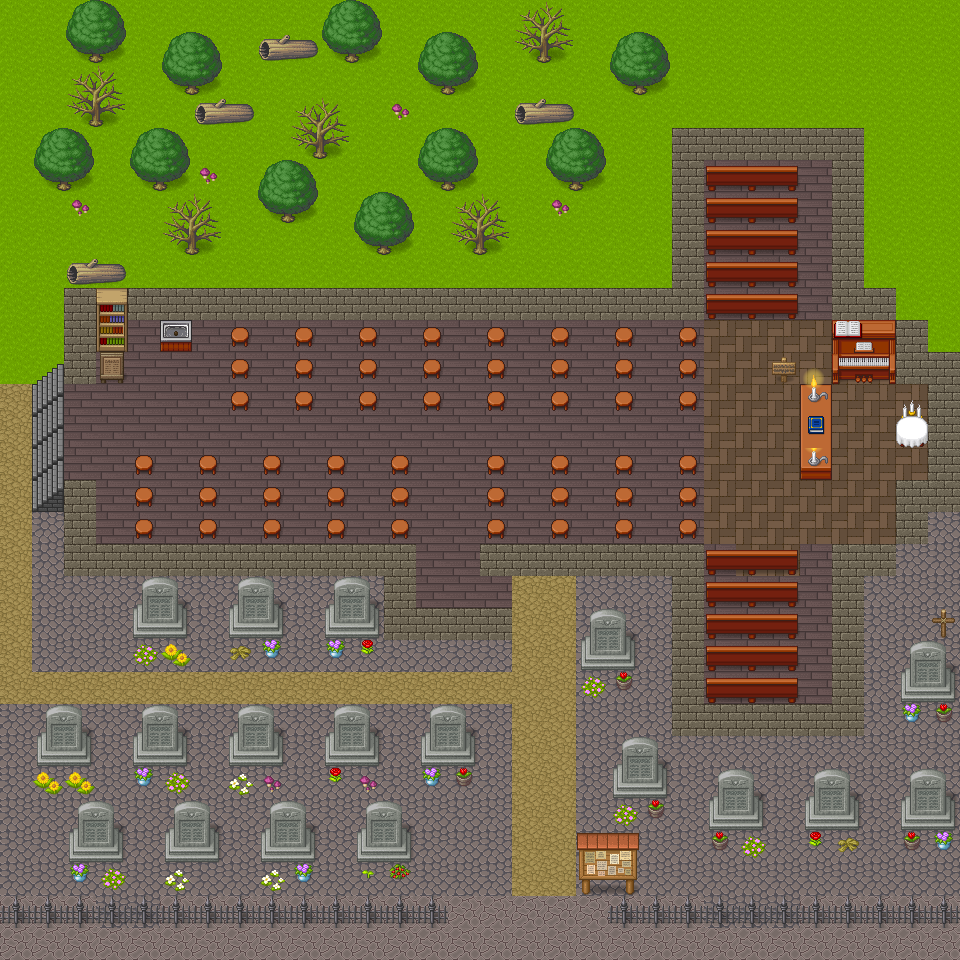

Rendered tile map (Tiled .tmx) drawn with the repository's tilesets; below, a short description and the map source with its tile grids summarised:
An orthogonal 30x30 tile map with 32x32 px tiles, 14 tile layers (collisions, start, page 3, page 2, ...).

<map version="1.5" tiledversion="1.6.0" orientation="orthogonal" renderorder="right-down" width="30" height="30" tilewidth="32" tileheight="32" infinite="0" nextlayerid="17" nextobjectid="1">
 <tileset firstgid="1" source="[Base]BaseChip_pipo.tsx" />
 <layer id="12" name="collisions" width="30" height="30" opacity="0.97">
  <data>[900 cells, 351 non-empty, 1 distinct tile ids]</data>
 </layer>
 <layer id="13" name="start" width="30" height="30">
  <data>[900 cells, 0 non-empty, 0 distinct tile ids]</data>
 </layer>
 <layer id="16" name="page 3" width="30" height="30">
  <properties>
   <property name="openWebsite" value="/pageWeb/HTML/Autel_eglise_Saint-Gonlay.html" />
  </properties>
  <data>[900 cells, 8 non-empty, 1 distinct tile ids]</data>
 </layer>
 <layer id="15" name="page 2" width="30" height="30">
  <properties>
   <property name="openWebsite" value="/pageWeb/HTML/Entree_eglise.html" />
  </properties>
  <data>[900 cells, 5 non-empty, 1 distinct tile ids]</data>
 </layer>
 <layer id="14" name="page 1" width="30" height="30">
  <properties>
   <property name="openWebsite" value="/pageWeb/HTML/Entree_cimetiere .html" />
  </properties>
  <data>[900 cells, 14 non-empty, 1 distinct tile ids]</data>
 </layer>
 <layer id="11" name="escalier" width="30" height="30">
  <data>[900 cells, 1 non-empty, 1 distinct tile ids]</data>
 </layer>
 <layer id="2" name="sol" width="30" height="30">
  <data>[900 cells, 822 non-empty, 9 distinct tile ids]</data>
 </layer>
 <layer id="7" name="mur" width="30" height="30">
  <data>[900 cells, 118 non-empty, 5 distinct tile ids]</data>
 </layer>
 <layer id="6" name="cimetière" width="30" height="30">
  <data>[900 cells, 179 non-empty, 19 distinct tile ids]</data>
 </layer>
 <layer id="3" name="meubles" width="30" height="30">
  <data>[900 cells, 93 non-empty, 16 distinct tile ids]</data>
 </layer>
 <layer id="4" name="arbres" width="30" height="30">
  <data>[900 cells, 81 non-empty, 15 distinct tile ids]</data>
 </layer>
 <layer id="10" name="pancarte 3" width="30" height="30">
  <data>[900 cells, 1 non-empty, 1 distinct tile ids]</data>
 </layer>
 <layer id="8" name="pancarte 1" width="30" height="30">
  <data>[900 cells, 4 non-empty, 4 distinct tile ids]</data>
 </layer>
 <layer id="9" name="pancarte 2" width="30" height="30">
  <data>[900 cells, 1 non-empty, 1 distinct tile ids]</data>
 </layer>
</map>
